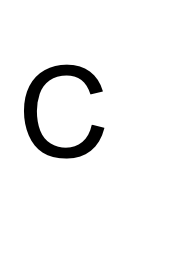
#> input picture T1/TestSet/pngs/C/Screen Shot 2019-03-21 at 11.35.59 AM.png, 172 x 254 px; its folder holds only this picture in this run
$ python generate_binaries_for_testing.py
#> lines starting #> are read from the running program, lines starting #| are printed output that depends on the picture; after the words box and inside, x2 and y2 are one past the last pixel; in counts of white or black regions, pixels touching at a corner belong together
### T1/preprocess.py
import numpy as np
import cv2
from constants import height, white_limit, width


# Obtiene la imagen binarizada desde una img con rgb
def get_binary(img, limited=True):
    if limited:
        bin = np.ndarray((height, width))
    else:
        bin = np.ndarray((len(img), len(img[0])))
    for i, row in enumerate(img):
        for j, pixel in enumerate(row):
            bin[i][j] = 0 if np.mean(pixel) >= white_limit else 1
    return bin


# Se lee un txt que contiene 1s y 0s y se traduce a una matriz
# [31 lines left out: functions get_matrix_from_txt, get_saveable, easy_print, not called in this run]


# Guarda una imagen binaria en el filepath especificado. DEBUGGING AND TESTING
def save_bin(bin, filepath):
    ans = ""
    for row in bin:
        st = ""
        for pixel in row:
            c = "0" if pixel == 0 else "1"
            st += c
        ans += f"{st}\n"
    with open(filepath, "w") as file:
        file.write(ans)


# Se corta la imagen tal que solo quede la letra tocando los bordes
# [80 lines left out: functions crop, get_preprocessed_saveable, preprocess, not called in this run]


# [11 lines that do not run on import are left out]

### T1/generate_binaries_for_testing.py
from preprocess import get_binary, save_bin
from constants import letters
import cv2

from os import listdir
from os.path import isfile, join

mypath = "TestSet/pngs/C"
onlyfiles = [f for f in listdir(mypath) if isfile(join(mypath, f))]

for letter in letters:
    mypath = f"TestSet/pngs/{letter}"
    onlyfiles = [f for f in listdir(mypath) if isfile(join(mypath, f))]

    for file in onlyfiles:
        filename = file[:-4]

        img = cv2.imread(f"{mypath}/{file}")
#> img is the input picture: shape (254, 172, 3); mean B, G, R 240.2, 240.2, 240.2
        bin = get_binary(img, limited=False)
#> in get_binary, `bin = np.ndarray((len(img), len(img[0])))`:
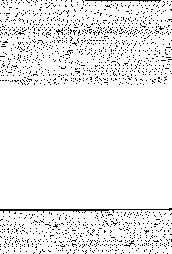
#> bin: shape (254, 172) float64; min 0, max 6.94e-310, mean 4.3e-310; drawn with min black and max white
#> after the loop in get_binary, `for i, row in enumerate(img):`:
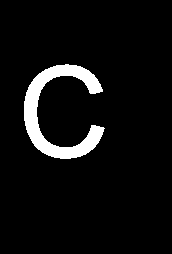
#> bin: shape (254, 172) float64; values 0 (black) and 1 (white), 6.1% white; 1 white region, box (x1, y1, x2, y2) and area: (24, 64, 105, 159) 2646
        save_bin(bin, f"TestSet/binaries/{letter}/{filename}.txt")
#> pass 2 of the loop `for letter in letters:`:
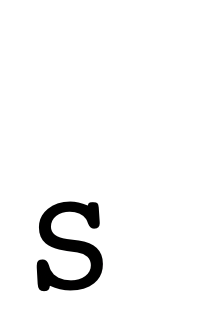
#> input picture T1/TestSet/pngs/S/Screen Shot 2019-03-21 at 11.38.28 AM.png, 214 x 330 px
#> img is the input picture: shape (330, 214, 3); mean B, G, R 245, 245, 245
#> after the loop in get_binary (call 2), `for i, row in enumerate(img):`:
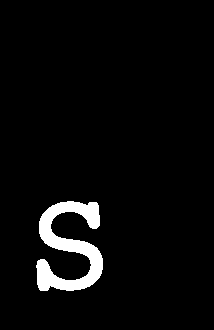
#> bin: shape (330, 214) float64; values 0 (black) and 1 (white), 4.1% white; 1 white region, box (x1, y1, x2, y2) and area: (36, 201, 103, 291) 2904
